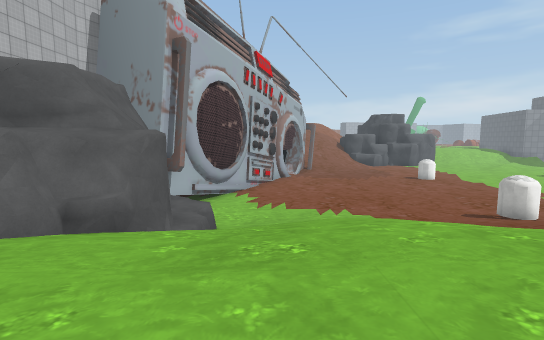
view 1 (above)

21 first-person views from a walk through a 3-D level made in the Unity game engine. The camera is 1.5 m above the floor, tilts 6° down and sees 85° across. The floor is counted in squares, 2 m on a side. Each view is taken from the middle of a square. On the plan, view 1 faces up. The plan holds only what a view shows up to about 10 squares ahead; the rest is blank. The place goes on beyond the plan. Some animated figures are left out. Some surface patterns are stand-ins.

view 2
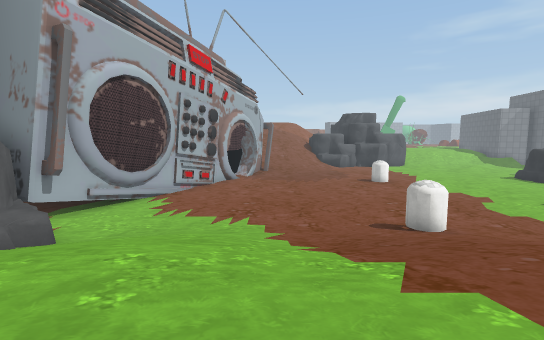

view 3
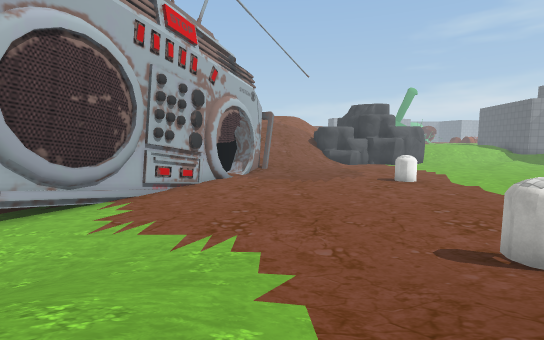

view 4
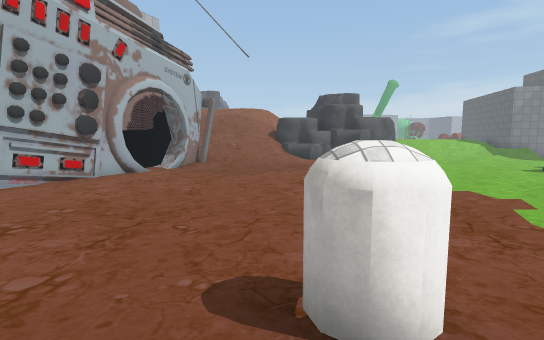

view 5
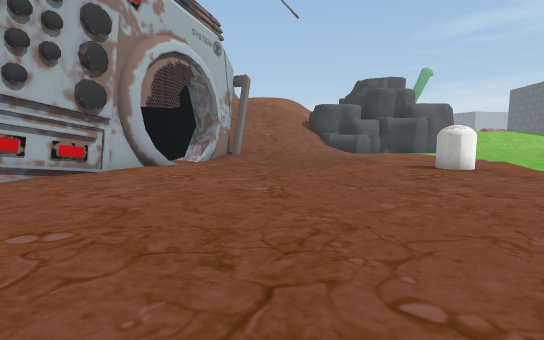

view 6
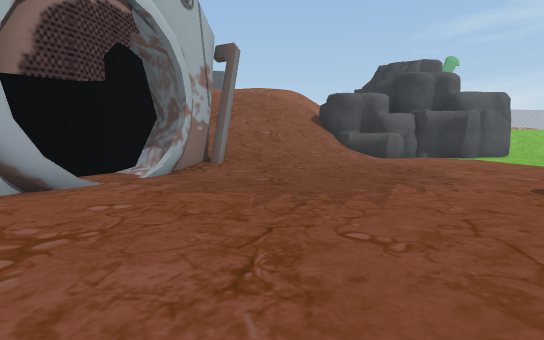

view 7
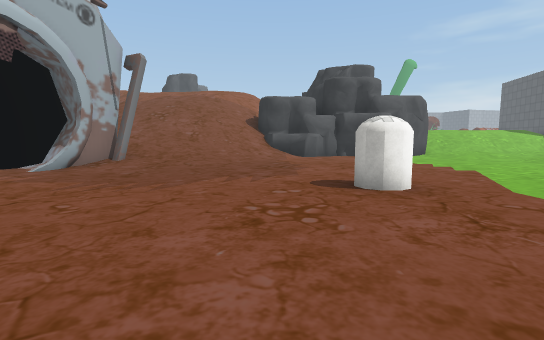

view 8
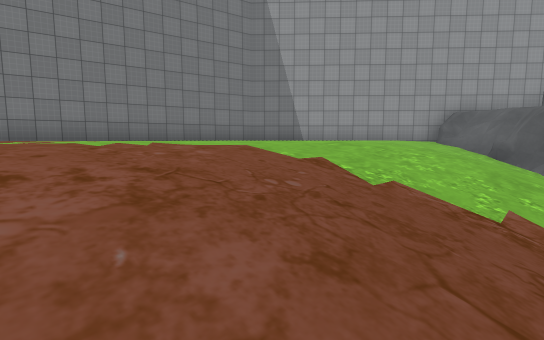

view 9
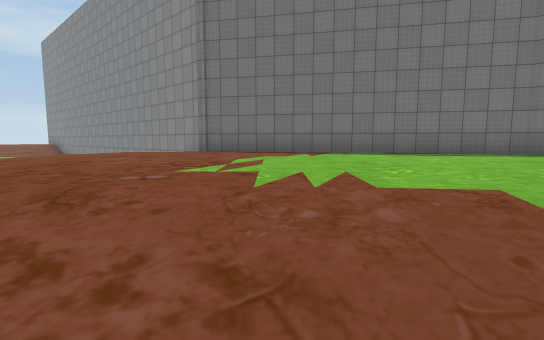

view 10
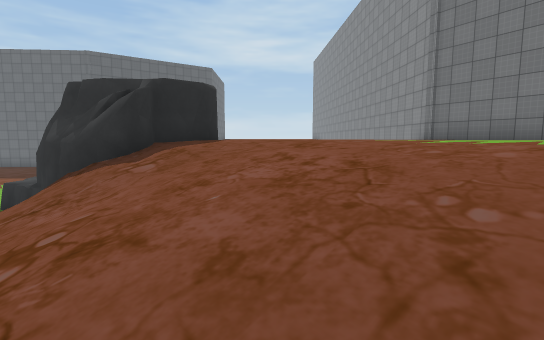

view 11
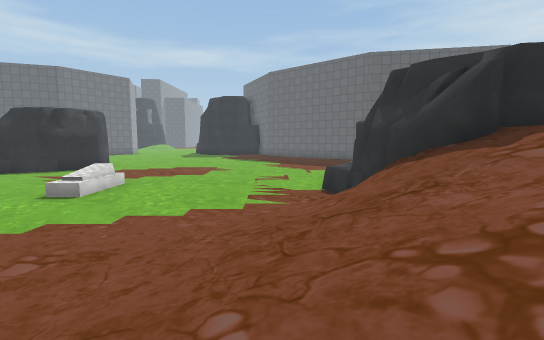

view 12
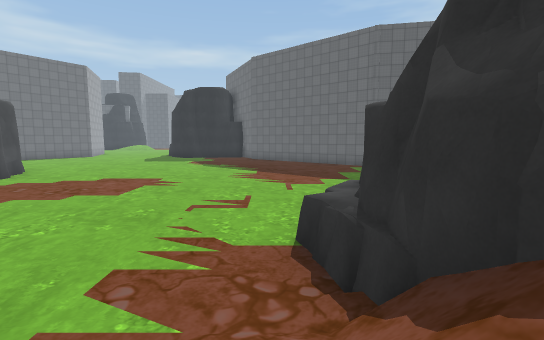

view 13
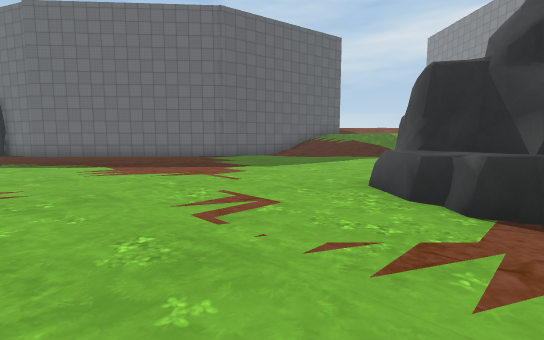

view 14
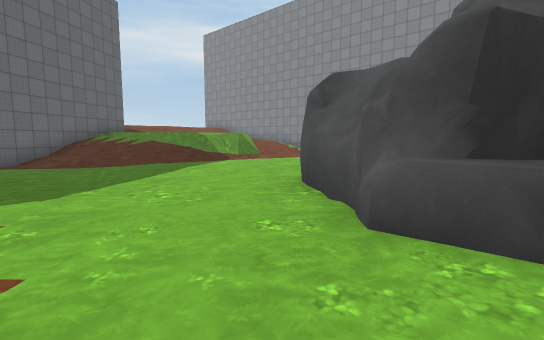

view 15
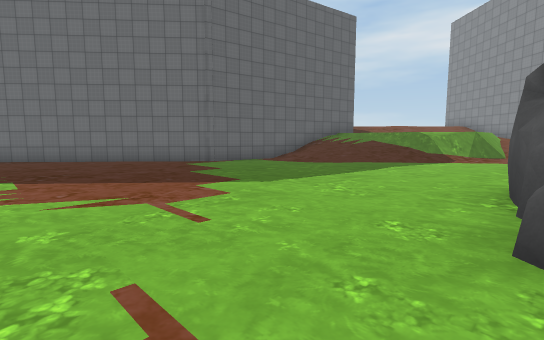

view 16
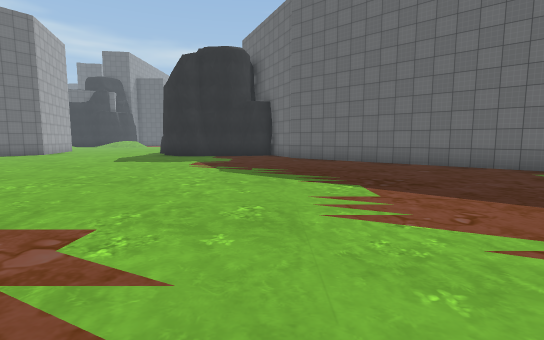

view 17
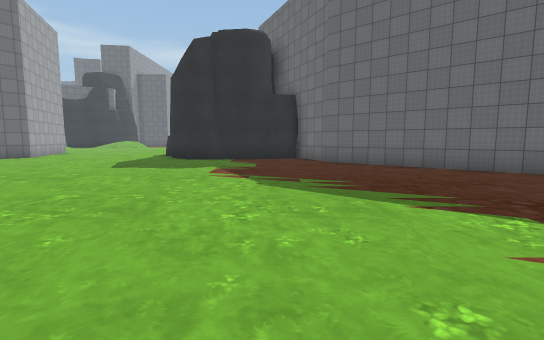

view 18
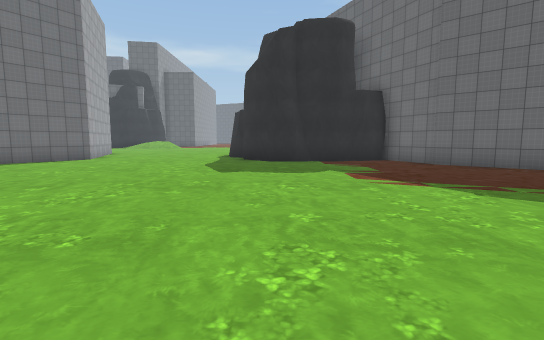

view 19
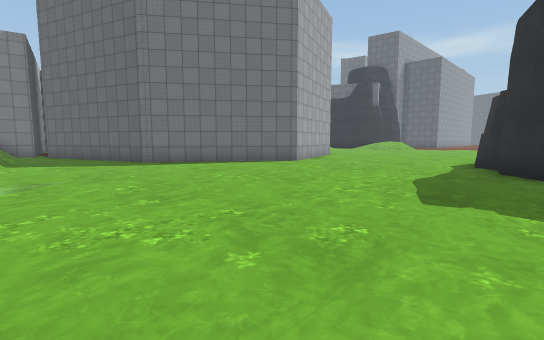

view 20
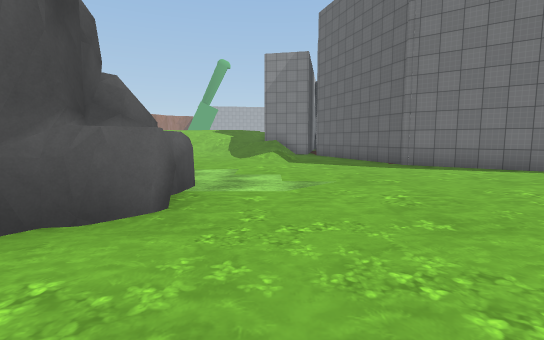

view 21
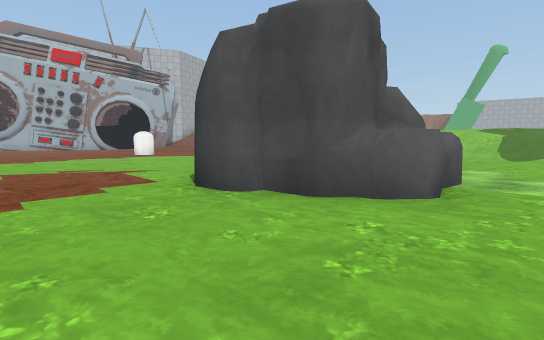

### Floor plan
Key: @ floor where view 1 was taken; # wall or solid block; . main floor; : floor 3 m higher than the main floor; / step, stairs or slope; = window, fence, low wall or low ledge; v drop or lower ground; O other object.
Columns run from 3 left of view 1 to 33 right of it. Each row starts with its distance up from view 1.
 23      //////......          /.
 22      /////.........     .///..#
 21     ##////.........     .//...##
 20    ###//..........      .......##
 19    #.=...........       ........##
 18    #.............       .........#
 17    #........O...        #..........
 16   ##...............     ##..........
 15   #..................  ###...........
 14  ##.................. ##.............
 13  #..................................#
 12  #................................###
 11 ##..............OO...............##
 10 #................................#
  9 #................................#
  8 #...///./OO......................#
  7 ##///////////....................#
  6  #/ ///////////.................##
  5  #/ ///////////................##
  4 ##////////////#####...........##
  3 #////////////##  ##..........##
  2 #///:////:://##   #.........##
  1 #:::::::::::::#   #........##
  0 ## @ :::::::::    .........#
 -1     :::::::::::   ........
 -2    :::::::::::v   .....///#
 -3    ###::::::::    ....////#
 -4      ######:v     .../////#
 -5           ##       ./=
 -6                    /==

Where each view was taken, in squares from view 1:
view 1: 0 up, 0 right, facing up
view 2: 1 up, 3 right, facing up
view 3: 4 up, 3 right, facing up
view 4: 6 up, 6 right, facing up
view 5: 9 up, 4 right, facing up
view 6: 13 up, 4 right, facing up
view 7: 12 up, 7 right, facing up
view 8: 5 up, 7 right, facing down-left
view 9: 4 up, 6 right, facing down
view 10: 5 up, 5 right, facing down-right
view 11: 6 up, 6 right, facing right
view 12: 5 up, 10 right, facing right
view 13: 8 up, 13 right, facing down-right
view 14: 6 up, 16 right, facing down
view 15: 6 up, 15 right, facing down-right
view 16: 7 up, 17 right, facing right
view 17: 8 up, 19 right, facing right
view 18: 11 up, 20 right, facing right
view 19: 11 up, 23 right, facing up-right
view 20: 12 up, 23 right, facing up
view 21: 11 up, 23 right, facing up-left
